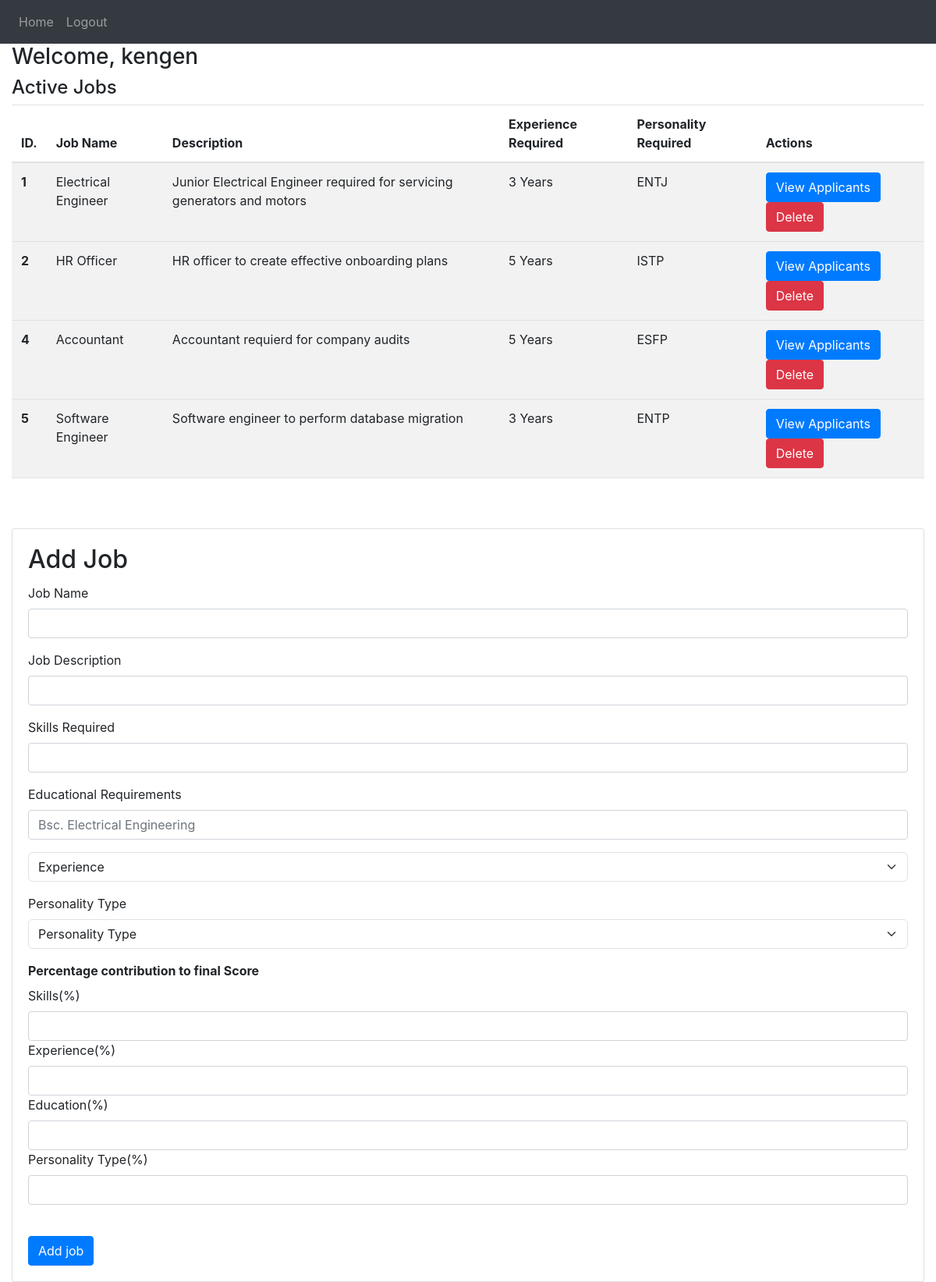
The app's page /company (signed in) with its own data.
### Website/models.py (models this page shows)
class Company(db.Model, UserMixin):
    id = db.Column(db.Integer, primary_key='true')
    name = db.Column(db.String(150))
    password = db.Column(db.String(150))
    jobs = db.relationship('Job', backref='company', lazy=True)

class Job(db.Model):
    id = db.Column(db.Integer, primary_key= 'true')
    name = db.Column(db.String(150))
    description = db.Column(db.String(150))
    skills_required = db.Column(db.String(150))
    personality_required = db.Column(db.String(150))
    education_required = db.Column(db.String(150))
    experience_required = db.Column(db.Integer)
    skills_contribution = db.Column(db.Integer)
    experience_contribution = db.Column(db.Integer)
    education_contribution = db.Column(db.Integer)
    personality_contribution = db.Column(db.Integer)
    company_id = db.Column(db.Integer, db.ForeignKey('company.id'))

### Website/views.py (the view, shortened to what this page needs)
@views.route('/company', methods = ['GET', 'POST'])
def company():
    if "company" not in session:
        return redirect(url_for('auth.login'))
    company = session['company']
    logged_in_company = company['id']
    company_name = Company.query.filter_by(id = logged_in_company).first().name
    jobs = Job.query.filter_by(company_id = logged_in_company)
    print("Logged in user is", current_user)
    return render_template("company.html", user = current_user, jobs = jobs, company_name = company_name )

### Website/__init__.py (called while the page is built)
def create_app():
    app = Flask(__name__)
    app.config['SECRET_KEY'] = 'HFJAHFJ68574JHJAFHJ'
    app.config['SQLALCHEMY_DATABASE_URI'] = f'sqlite:///{DB_NAME}'
    db.init_app(app)
    from .views import views
    from .auth import auth
    app.register_blueprint(views, url_prefix='/')
    app.register_blueprint(auth, url_prefix='/')
    from .models import User,Note
    create_database(app)
    login_manager = LoginManager()
    login_manager.login_view = 'auth.login'
    login_manager.init_app(app)
    @login_manager.user_loader
    def load_user(id):
        return User.query.get(int(id))
    return app

### Website/templates/company.html (shortened to what this page needs)
{%extends "base.html" %}
{%block content%}
<h3>Welcome, {{company_name}}</h3>
<div>
    <h4>Active Jobs</h4>
    <table class="table table-striped">
        <thead>
          <tr>
            <th scope="col">ID.</th>
            <th scope="col">Job Name</th>
            <th scope="col">Description</th>
            <th scope="col">Experience Required</th>
            <th scope="col">Personality Required</th>
            <th scope="col">Actions</th>
          </tr>
        </thead>
        <tbody>
          {% for job in  jobs%}
          <tr>
            <th scope="row">{{job.id }}</th>
            <td>{{job.name}}</td>
            <td>{{job.description}}</td>
            <td>{{job.experience_required}} Years</td>
            <td>{{job.personality_required}}</td>
            <td>
              <button type="button" class="btn btn-primary"  onclick="viewApplicants({{job.id}})"> View Applicants</button>
              <button type="button" class="btn btn-danger" onclick="deleteNote({{job.id}})"> Delete</button>
            </td>
          </tr>
          <tr>
          {%endfor%}
        </tbody>
      </table>
</div>
<br>
<br>
<div class="card">
    <div class="card-body">
        <div class="card-title">
            <h2>Add Job</h2>
        </div>
        <form action="" method="POST">
            <div class="form-group">
                <label for="jobName">Job Name</label>
                <input type="text" class="form-control" id="jobName" name="jobName" placeholder="">
            </div>
            <div class="form-group">
                <label for="jobDescription">Job Description</label>
                <input type="text" class="form-control" id="jobDescription" name="jobDescription" placeholder="">
            </div>
            <div class="form-group">
                <label for="skills">Skills Required</label>
                <input type="text" class="form-control" id="skills" name="skills" placeholder="">
            </div>
            <div class="form-group">
                <label for="skills">Educational Requirements</label>
                <input type="text" class="form-control" id="education" name="education" placeholder="Bsc. Electrical Engineering">
            </div>
            <div class="form-group">
              <select class="form-select" name="experience" aria-label="Default select example">
                <option selected>Experience</option>
              </select>
            </div>
            <div class="form-group">
                <label for="personalityType">Personality Type</label>
                <select class="form-select" name="personalityType" aria-label="Default select example">
                    <option selected>Personality Type</option>
                  </select>
            </div>
            <div class="form-group">
              <label for=""><strong>Percentage contribution to final Score</strong></label>
              <br>
              <label for="skillsPercentage">Skills(%)</label>
              <input type="text" class="form-control" id="skillsPercentage" name="skillsPercentage" placeholder="">
              <label for="experiencePercentage">Experience(%)</label>
              <input type="text" class="form-control" id="experiencePercentage" name="experiencePercentage" placeholder="">
              <label for="skills">Education(%)</label>
              <input type="text" class="form-control" id="educationPercentage" name="educationPercentage" placeholder="">
              <label for="skills">Personality Type(%)</label>
              <input type="text" class="form-control" id="personalityPercentage" name="personalityPercentage" placeholder="">
            </div>
            <br>
            <button type="submit" class="btn btn-primary">Add job</button>
        </form>
    </div>
    </div>
{%endblock content%}

### Website/templates/base.html (shortened to what this page needs)
<!DOCTYPE html>
<html>
    <head>
        <link href="https://cdn.jsdelivr.net/npm/bootstrap@5.3.0/dist/css/bootstrap.min.css" rel="stylesheet">
        <link rel="stylesheet" href="https://stackpath.bootstrapcdn.com/bootstrap/4.5.2/css/bootstrap.min.css">
    </head>
    <body>
      <nav class="navbar  navbar-expand-lg navbar-dark bg-dark">
        <div class=" collapse navbar-collapse" id="navbar">
            <div class="navbar-nav content">
                {%if user.is_authenticated%}
                <a class="nav-item nav-link" id="home" href="/company">Home</a>
                <a class="nav-item nav-link" id="logout" href="/logout">Logout</a>
                {%endif%}
            </div>
        </div>
      </nav>
      <div class="container-fluid" >
        {%block content%}
        {%endblock%}
      </div>
    </body>
</html>

### records on screen
Company: name "kengen"
Job: id "1", name "Electrical Engineer", description "Junior Electrical Engineer required for servicing generators and motors", experience_required "3", personality_required "ENTJ"
Job: id "2", name "HR Officer", description "HR officer to create effective onboarding plans", experience_required "5", personality_required "ISTP"
Job: id "4", name "Accountant", description "Accountant requierd for company audits", experience_required "5", personality_required "ESFP"
Job: id "5", name "Software Engineer", description "Software engineer to perform database migration", experience_required "3", personality_required "ENTP"
